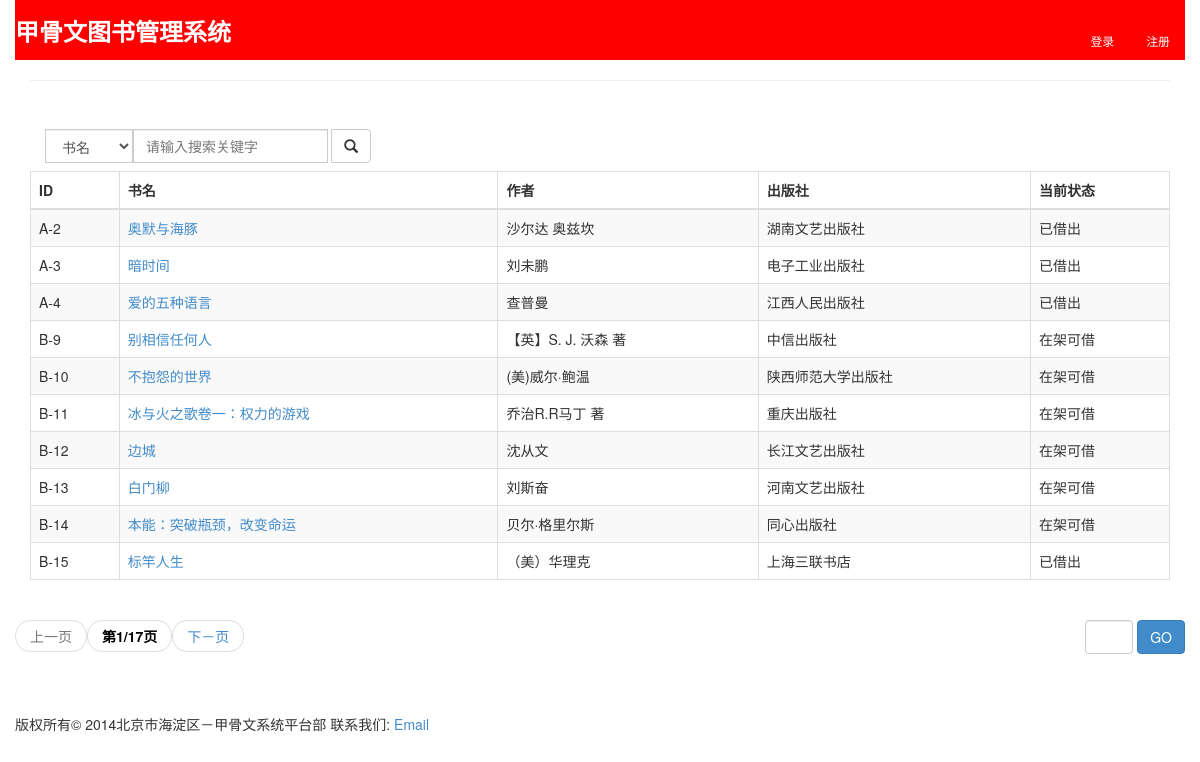
/books/, run on an earlier commit of the app's database.
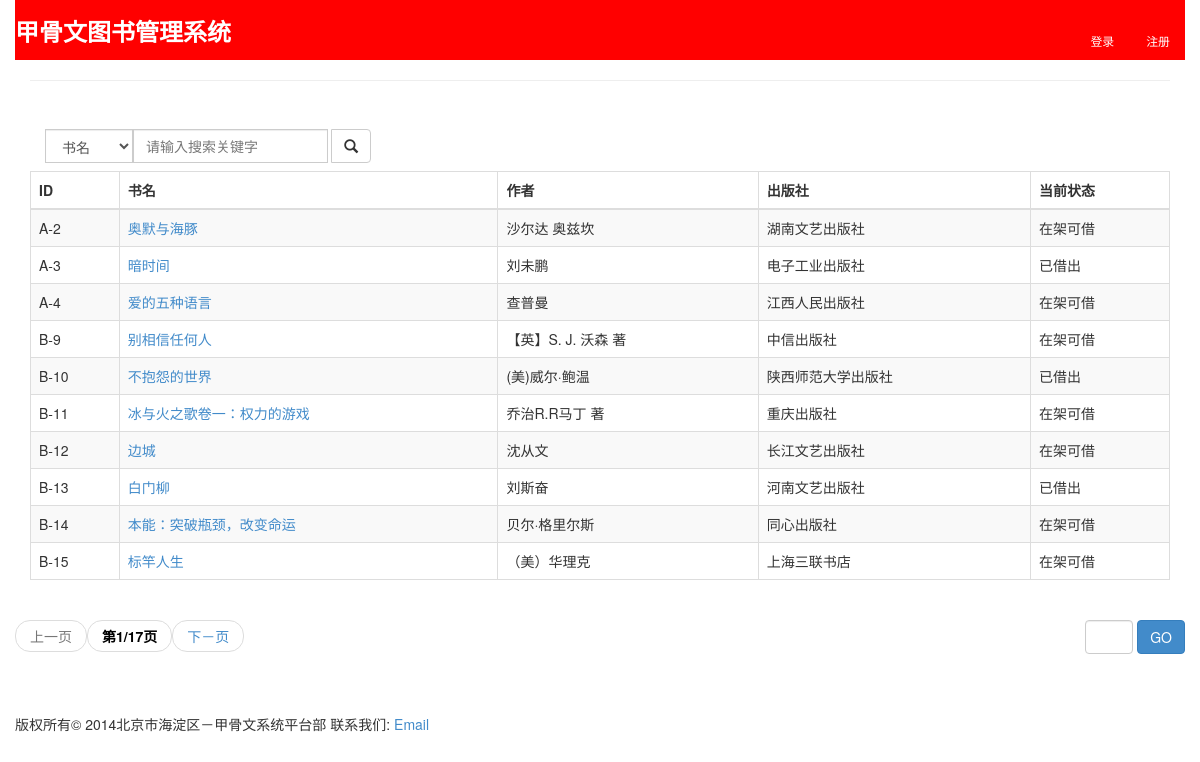
And on a later commit of the database.
### books/models.py (models this page shows, shortened)
class Book(models.Model):
    identifier = models.CharField(max_length=10, primary_key=True)
    name = models.CharField(max_length=50)
    author = models.CharField(max_length=50)
    publisher = models.CharField(max_length=50)
    status = models.CharField(max_length=20)
    class Meta:
        db_table = 'books'

### books/views.py (the view)
@never_cache
def index(request):
    user = request.user
    book_list = Book.objects.all()
    paginator = Paginator(book_list, 10) # show 10 books per page
    page = request.GET.get('page')
    try:
        books = paginator.page(page)
    except PageNotAnInteger:
        books = paginator.page(1)
    except EmptyPage:
        books = paginator.page(paginator.num_pages)
    return render_to_response('books/index.html', \
        RequestContext(request, {'books': books, 'user': user, }))

### books/templates/books/index.html (shortened to what this page needs)
{% extends "base.html" %}
{% block headline %}<p style="color: white; font-family: sans-serif; font-weight: 900">甲骨文图书管理系统</p>{% endblock %}
{% block header %}
<ul class="nav nav-pills pull-right" style="color: white">
  {% if user.username != '' %}
  <li><a href="{% url 'userinfo' user %}"><small style="color: white; font-weight: 900">{{ user.username }}</small></a></li>
  <li><a href="{% url 'logout' %}"><small style="color: white; font-weight: bold">退出</small></a></li>
  {% else %}
  <li><a href="/accounts/login/"><small style="color: white">登录</small></a></li>
  <li><a href="/accounts/register/"><small style="color: white">注册</small></a></li>
  {% endif %}
</ul>
{% endblock %}
{% block content %}
<form class="navbar-form navbar-left" role="search" action="/books/searchresults/" method="get">
  <div class="form-group">
    <span class="input-group">
      <span class="input-group-btn">
        <select class="form-control" name="searchtype">
          <option>书名</option>
        </select>
      </span>
      <span class="input-group-btn">
        <input type="text" class="form-control" name="searchword" placeholder="请输入搜索关键字" />
      </span>&nbsp;
      <span class="input-group-btn">
        <button type="submit" class="btn btn-default">
          <span class="glyphicon glyphicon-search"></span>
        </button>
      </span>
    </span>
  </div>
</form>
<br />
<table class="table table-bordered table-striped table-hover">
  <thead>
    <tr>
      <th>ID</th>
      <th>书名</th>
      <th>作者</th>
      <th>出版社</th>
      <th>当前状态</th>
    </tr>
  </thead>
  <tbody>
    {% for book in books %}
    <tr>
      <td>{{ book.identifier }}</td>
      <td><a href="/books/profile/{{ book.identifier }}">{{ book.name }}</a></td>
      <td>{{ book.author }}</td>
      <td>{{ book.publisher }}</td>
      <td>{{ book.status }}</td>
    </tr>
    {% endfor %}
  </tbody>
</table>
<div class="row">
  <div class="pull-left">
    <ul class="pager">
      {% if books.has_previous %}
      <li class="previous"><a href="?page={{ books.previous_page_number }}">上一页</a></li>
      {% else %}
      <li class="previous disabled"><a href="?page=1">上一页</a></li>
      {% endif %}
      <li class="previous"><a href="" style="font-weight: bold;color: black">第{{ books.number }}/{{ books.paginator.num_pages }}页</a></li>
      {% if books.has_next %}
      <li class="previous"><a href="?page={{ books.next_page_number }}">下－页</a></li>
      {% else %}
      <li class="next disabled"><a href="?page={{ books.paginator.num_pages }}">下一页</a></li>
      {% endif %}
    </ul>
  </div>
  <div class="pull-right">
    <ul class="pager">
      <li class="next">
        <form class="form form-inline" role="form" action="" method="get">
          <div class="form-group">
            <input class="form-control" style="width:25%;float:right" type="text" name="page" />
          </div>
          <div class="form-group">
            <input type="submit" class="btn btn-default btn-primary" value="GO" />
          </div>
        </form>
      </li>
    </ul>
  </div>
</div>
{% endblock %}

What changed in the data, as far as the page shows it:
changed Book "奥默与海豚": status "已借出" → "在架可借"
changed Book "爱的五种语言": status "已借出" → "在架可借"
changed Book "不抱怨的世界": status "在架可借" → "已借出"
changed Book "白门柳": status "在架可借" → "已借出"
changed Book "标竿人生": status "已借出" → "在架可借"
